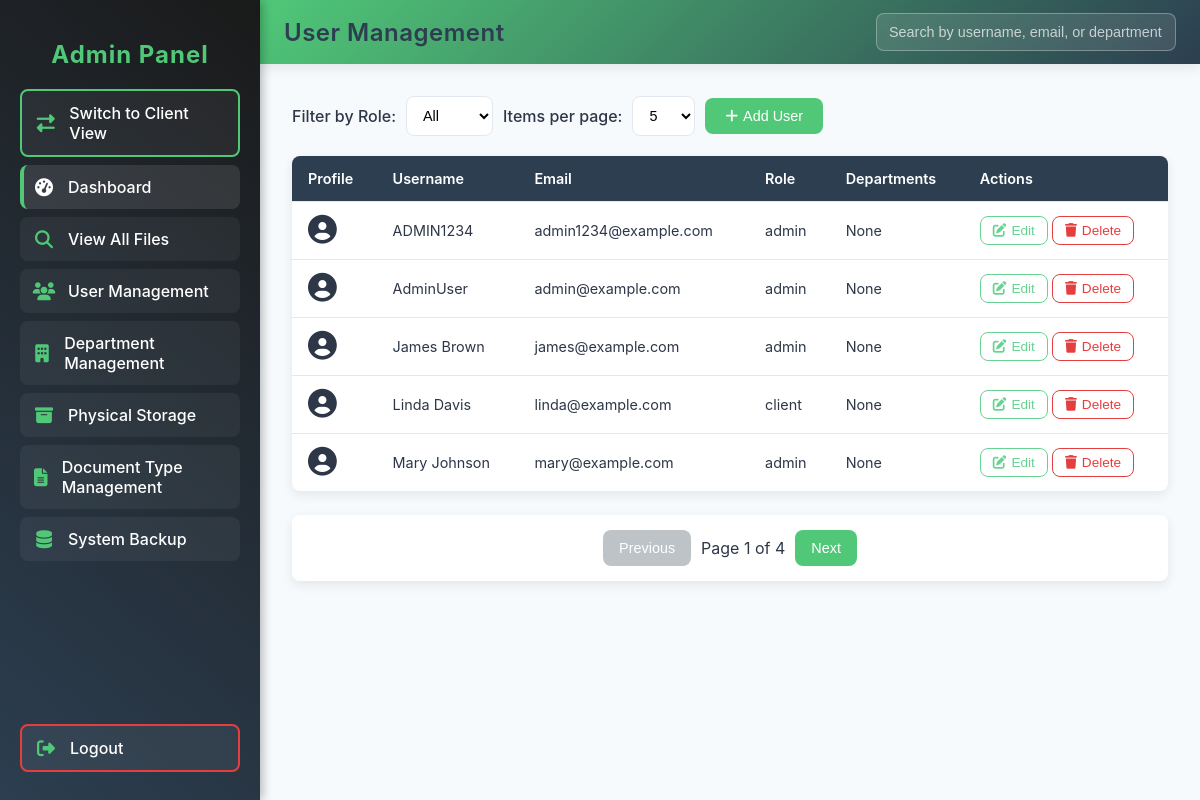
The page /user_management.php (signed in) on the database its author committed.
### tables this page shows
CREATE TABLE `users` (
  `user_id` int(11) NOT NULL AUTO_INCREMENT,
  `username` varchar(50) NOT NULL,
  `email` varchar(100) NOT NULL,
  `password` varchar(255) NOT NULL,
  `role` enum('admin','client') NOT NULL,
  `profile_picture` varchar(512) DEFAULT NULL COMMENT 'Path to user profile picture',
  `date_created` datetime NOT NULL DEFAULT current_timestamp(),
  `date_updated` datetime NOT NULL DEFAULT current_timestamp() ON UPDATE current_timestamp(),
  `personal_folder` varchar(512) DEFAULT NULL COMMENT 'Personal folder path for user',
  PRIMARY KEY (`user_id`),
  UNIQUE KEY `idx_username` (`username`),
  UNIQUE KEY `idx_email` (`email`),
  KEY `idx_role` (`role`)
);

### user_management.php (the view, shortened to what this page needs)
<?php
require 'db_connection.php';
function executeQuery($pdo, $query, $params = [])
{
    try {
        $stmt = $pdo->prepare($query);
        $stmt->execute($params);
        return $stmt;
    } catch (PDOException $e) {
        error_log("Database error: " . $e->getMessage());
        return false;
    }
}
function sanitizeHTML($data)
{
    return htmlspecialchars($data ?? '', ENT_QUOTES, 'UTF-8');
}
$itemsPerPage = isset($_GET['items_per_page']) ? (int)$_GET['items_per_page'] : 5;
$currentPage = isset($_GET['page']) ? (int)$_GET['page'] : 1;
$currentPage = max(1, $currentPage);
$offset = ($currentPage - 1) * $itemsPerPage;
$whereClause = [];
$params = [];
$whereClause = $whereClause ? "WHERE " . implode(" AND ", $whereClause) : "";
$query = "
    SELECT
        u.user_id,
        u.username,
        u.email,
        u.role,
        u.profile_picture,
        GROUP_CONCAT(DISTINCT CASE
            WHEN d.department_type IN ('college', 'office') THEN d.department_name
            ELSE NULL
        END) AS main_departments,
        GROUP_CONCAT(DISTINCT CASE
            WHEN d.department_type = 'sub_department' THEN d.department_name
            ELSE NULL
        END) AS sub_departments
    FROM users u
    LEFT JOIN user_department_assignments ud ON u.user_id = ud.user_id
    LEFT JOIN departments d ON ud.department_id = d.department_id
    $whereClause
    GROUP BY u.user_id
    ORDER BY u.username";
if ($itemsPerPage !== -1) {
    $query .= " LIMIT ?, ?";
    $params[] = $offset;
    $params[] = $itemsPerPage;
}
$usersStmt = executeQuery($pdo, $query, $params);
$users = $usersStmt ? $usersStmt->fetchAll(PDO::FETCH_ASSOC) : [];
$countParams = $params;
if ($itemsPerPage !== -1) {
    array_pop($countParams);
    array_pop($countParams);
}
$countStmt = executeQuery($pdo, "
    SELECT COUNT(*)
    FROM users u
    LEFT JOIN user_department_assignments ud ON u.user_id = ud.user_id
    LEFT JOIN departments d ON ud.department_id = d.department_id
    $whereClause", $countParams);
$totalUsers = $countStmt ? $countStmt->fetchColumn() : 0;
$totalPages = $itemsPerPage === -1 ? 1 : max(1, ceil($totalUsers / $itemsPerPage));
?>
<!DOCTYPE html>
<html lang="en">
<head>
    <link rel="stylesheet" href="style/user_management.css">
    <link rel="stylesheet" href="style/admin-search.css">
    <link rel="stylesheet" href="style/admin-sidebar.css">
    <link rel="stylesheet" href="https://cdnjs.cloudflare.com/ajax/libs/font-awesome/6.4.0/css/all.min.css">
    <link rel="stylesheet" href="https://cdn.jsdelivr.net/npm/tom-select@2.0.0/dist/css/tom-select.css">
    <link rel="stylesheet" href="https://code.jquery.com/ui/1.12.1/themes/base/jquery-ui.css">
    <link rel="stylesheet" href="https://cdn.jsdelivr.net/npm/cropperjs@1.5.12/dist/cropper.min.css">
</head>
<body class="admin-dashboard">
    <?php
    include 'admin_menu.php';
    ?>
    <div class="top-nav">
        <h2>User Management</h2>
        <input type="text" id="filterSearch" placeholder="Search by username, email, or department..." autocomplete="off" aria-label="Search users">
    </div>
    <div class="main-content">
        <div class="filter-container">
            <label for="role_filter">Filter by Role:</label>
            <select id="role_filter" onchange="updateRoleFilter()">
                <option value="">All</option>
            </select>
            <label for="items_per_page">Items per page:</label>
            <select id="items_per_page" onchange="updateItemsPerPage()">
                <option value="5" <?php echo $itemsPerPage === 5 ? 'selected' : ''; ?>>5</option>
            </select>
            <button class="primary-btn" onclick="openModal('add')">
                <i class="fas fa-plus"></i> Add User
            </button>
        </div>
        <div class="table-container">
            <table class="department-table">
                <thead>
                    <tr>
                        <th>Profile</th>
                        <th>Username</th>
                        <th>Email</th>
                        <th>Role</th>
                        <th>Departments</th>
                        <th>Actions</th>
                    </tr>
                </thead>
                <tbody>
                    <?php foreach ($users as $user): ?>
                        <tr>
                            <td>
                                <?php if ($user['profile_picture']): ?>
                                    <img src="<?php echo sanitizeHTML($user['profile_picture']); ?>" alt="Profile" class="profile-pic">
                                <?php else: ?>
                                    <i class="fas fa-user-circle fa-2x"></i>
                                <?php endif; ?>
                            </td>
                            <td><?php echo sanitizeHTML($user['username']); ?></td>
                            <td><?php echo sanitizeHTML($user['email']); ?></td>
                            <td><?php echo sanitizeHTML($user['role']); ?></td>
                            <td>
                                <?php
                                $departments_display = [];
                                echo !empty($departments_display) ? implode(' → ', $departments_display) : 'None';
                                ?>
                            </td>
                            <td>
                                <button class="secondary-btn edit-btn" onclick='openModal("edit", <?php echo json_encode($user); ?>)'>
                                    <i class="fas fa-edit"></i> Edit
                                </button>
                                <button class="secondary-btn delete-btn" onclick='openModal("delete", <?php echo json_encode($user); ?>)'>
                                    <i class="fas fa-trash"></i> Delete
                                </button>
                            </td>
                        </tr>
                    <?php endforeach; ?>
                </tbody>
            </table>
        </div>
        <?php if ($itemsPerPage !== -1): ?>
            <div class="pagination">
                <button onclick="goToPage(<?php echo $currentPage - 1; ?>)" <?php echo $currentPage === 1 ? 'disabled' : ''; ?>>Previous</button>
                <span>Page <?php echo $currentPage; ?> of <?php echo $totalPages; ?></span>
                <button onclick="goToPage(<?php echo $currentPage + 1; ?>)" <?php echo $currentPage === $totalPages ? 'disabled' : ''; ?>>Next</button>
            </div>
        <?php endif; ?>
    </div>
</body>
</html>

### admin_menu.php
<div class="sidebar">
    <h2 class="sidebar-title">Admin Panel</h2>
    <a href="dashboard.php" class="client-btn">
        <i class="fas fa-exchange-alt"></i>
        <span class="link-text">Switch to Client View</span>
    </a>
    <a href="admin_dashboard.php" class="active">
        <i class="fas fa-tachometer-alt"></i>
        <span class="link-text">Dashboard</span>
    </a>
    <a href="admin_search.php">
        <i class="fas fa-search"></i>
        <span class="link-text">View All Files</span>
    </a>
    <a href="user_management.php">
        <i class="fas fa-users"></i>
        <span class="link-text">User Management</span>
    </a>
    <a href="department_management.php">
        <i class="fas fa-building"></i>
        <span class="link-text">Department Management</span>
    </a>
    <a href="physical_storage_management.php">
        <i class="fas fa-archive"></i>
        <span class="link-text">Physical Storage</span>
    </a>
    <a href="document_type_management.php">
        <i class="fas fa-file-alt"></i>
        <span class="link-text">Document Type Management</span>
    </a>
    <a href="backup.php">
        <i class="fas fa-database"></i>
        <span class="link-text">System Backup</span>
        <a href="logout.php" class="logout-btn">
            <i class="fas fa-sign-out-alt"></i>
            <span class="link-text">Logout</span>
        </a>
</div>

### style/user_management.css (style rules this page uses)
.admin-dashboard { font-family: var(--font-family, 'Segoe UI', Tahoma, Geneva, Verdana, sans-serif); background-color: var(--background-color, #f5f7fa); margin: 0; padding: 0; color: var(--text-color, #333); position: relative; }
.main-content { margin-left: 260px; padding: 32px; padding-top: 96px; width: calc(100% - 260px); box-sizing: border-box; transition: margin-left 0.3s ease, width 0.3s ease; min-height: 100vh; }
h2 { color: var(--secondary-color, #2c3e50); margin-bottom: 20px; font-weight: 600; }
.filter-container { margin-bottom: 20px; display: flex; align-items: center; gap: 10px; flex-wrap: wrap; }
.filter-container label { font-weight: 500; }
.filter-container select { padding: 10px 12px; border: 1px solid var(--border-color, #ddd); border-radius: var(--border-radius, 4px); background-color: white; font-size: 0.9rem; cursor: pointer; }
.primary-btn { background-color: var(--primary-color, #3498db); color: white; border: none; padding: 10px 20px; border-radius: var(--border-radius, 4px); cursor: pointer; font-size: 0.9rem; font-weight: 500; display: inline-flex; align-items: center; gap: 5px; transition: var(--transition, all 0.3s ease); }
.secondary-btn { background-color: var(--card-background, #f8f9fa); color: var(--text-color, #333); border: 1px solid var(--border-color, #ddd); padding: 6px 12px; border-radius: var(--border-radius, 4px); cursor: pointer; font-size: 0.85rem; display: inline-flex; align-items: center; gap: 5px; transition: var(--transition, all 0.3s ease); }
.edit-btn { color: var(--success-color, #28a745); border-color: var(--success-color, #28a745); }
.delete-btn { color: var(--danger-color, #dc3545); border-color: var(--danger-color, #dc3545); }
.table-container { background-color: var(--card-background, white); border-radius: var(--border-radius, 8px); box-shadow: var(--shadow, 0 2px 10px rgba(0, 0, 0, 0.1)); overflow: hidden; margin-top: 20px; max-height: 60vh; overflow-y: auto; }
.department-table { width: 100%; border-collapse: collapse; font-size: 0.9rem; }
.department-table th { background-color: var(--secondary-color, #f1f5f9); padding: 14px 16px; text-align: left; font-weight: 600; color: white; border-bottom: 1px solid var(--border-color, #ddd); position: sticky; top: 0; z-index: 10; }
.department-table td { padding: 14px 16px; border-bottom: 1px solid var(--border-color, #eee); }
.department-table tr:last-child td { border-bottom: none; }
.pagination { display: flex; align-items: center; justify-content: center; gap: 10px; margin-top: 24px; padding: 15px; background-color: var(--card-background, white); border-radius: var(--border-radius, 8px); box-shadow: var(--shadow, 0 2px 10px rgba(0, 0, 0, 0.1)); }
.pagination button { padding: 10px 16px; background-color: var(--primary-color, #3498db); color: white; border: none; border-radius: var(--border-radius, 4px); cursor: pointer; font-size: 0.9rem; font-weight: 500; transition: var(--transition, all 0.3s ease); }
.pagination button:disabled { background-color: #bdc3c7; cursor: not-allowed; }

### rows shown on the page
users: username "ADMIN1234", email "admin1234@example.com", role "admin"
users: username "AdminUser", email "admin@example.com", role "admin"
users: username "James Brown", email "james@example.com", role "admin"
users: username "Linda Davis", email "linda@example.com", role "client"
users: username "Mary Johnson", email "mary@example.com", role "admin"

### other values the page prints
$currentPage "1"
$totalPages "4"
